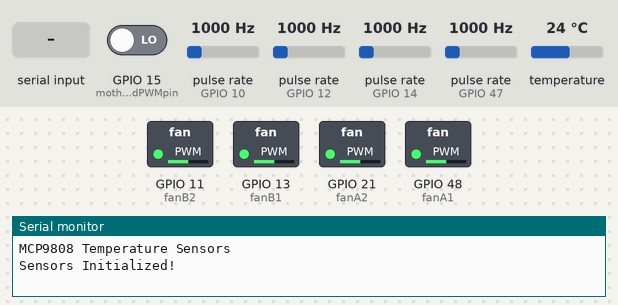
The program below on a simulated ESP32-S3. Shown: switched loads named in the program (green lamp = pin HIGH), the last lines printed to the serial monitor. Wiring (inferred from the names in the program): 4 × pulse sensor: data GPIO 10 / data GPIO 12 / data GPIO 14 / data GPIO 47; MCP9808 temperature sensor at I2C address 0x18. Inputs (shaded band) come from the test bench; at power-on: temperature 24 °C, GPIO 15 (motherboardPWMpin) LOW, pulse rate (sensors on GPIO 10, GPIO 12, GPIO 14, GPIO 47) 1000 Hz.

Above: at 2.2 s.
2.3 s: "continuous\n" received over Serial
At 4.4 s:
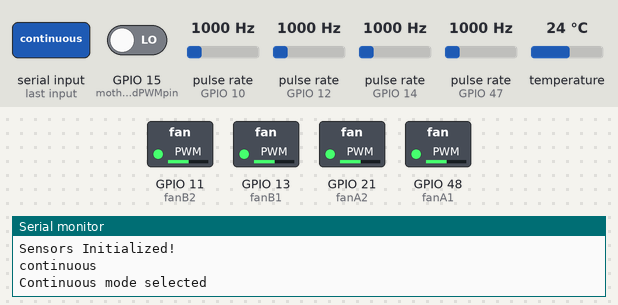
5.5 s: temperature set to 33 °C
At 7.6 s:
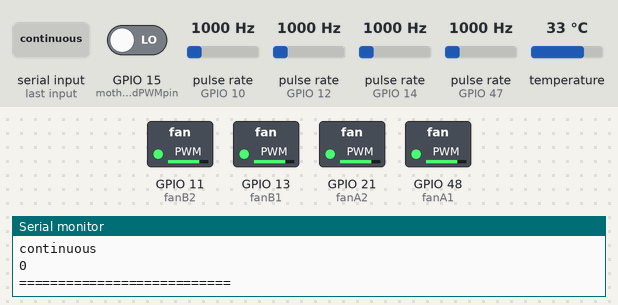
8.5 s: "switch\n" received over Serial
At 11.1 s:
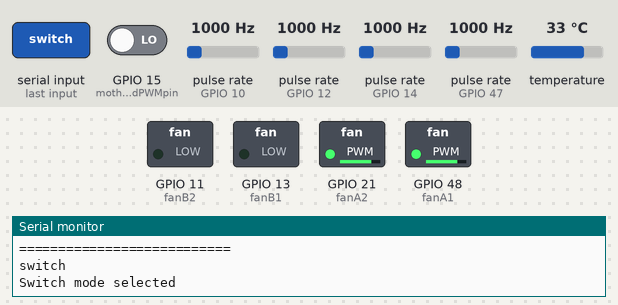
11.5 s: temperature set to 12 °C
At 14.2 s:
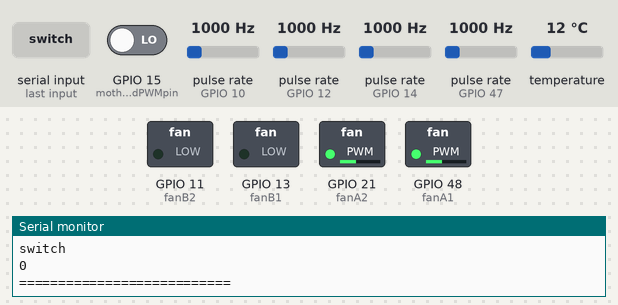
14.5 s: temperature set to 28 °C
At 22.8 s:
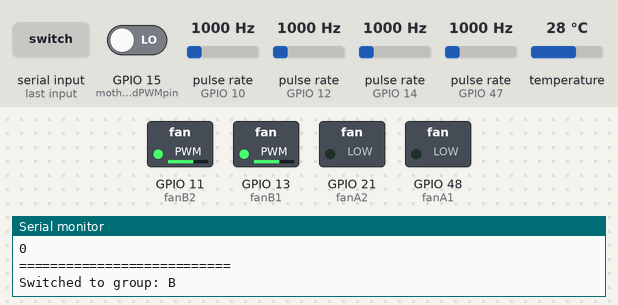
23.1 s: temperature set to 19 °C
At 26.4 s:
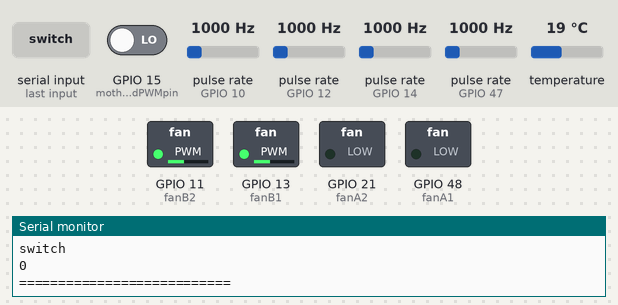
Timing chart, 0 to 44.6 s (numbered marks = the images above; inputs shaded):
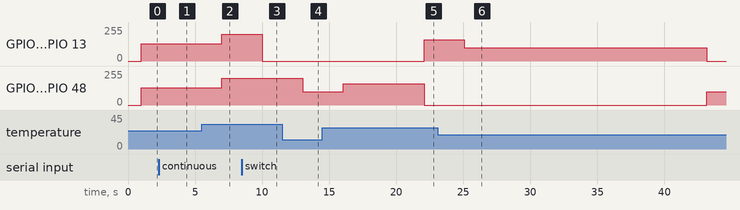

The program:

main.cpp
```cpp
// please run the code in PlatformIO

#include <Arduino.h>
#include <Wire.h>

// Define the I2C addresses of the two sensors
#define SENSOR1_ADDR 0x18
#define SENSOR2_ADDR 0x18 // Same address for both sensors, but on different buses

const int fanA1 = 48;           // PWM Fan A1 pin
const int fanA2 = 21;           // PWM Fan A2 pin
const int fanB1 = 13;           // PWM Fan B1 pin
const int fanB2 = 11;           // PWM Fan B2 pin
const int tachoA1 = 47;         // Tacho for Fan A1
const int tachoA2 = 14;         // Tacho for Fan A2
const int tachoB1 = 12;         // Tacho for Fan B1
const int tachoB2 = 10;         // Tacho for Fan B2
const int pwmChannel0 = 0;      // Define a PWM channel (0-15 available on ESP32-S3)
const int pwmChannel1 = 1;      // Define a PWM channel (0-15 available on ESP32-S3)
const int pwmFrequency = 25000; // 25kHz for fan PWM control
const  int pwmResolution = 8;    // 8-bit resolution (0-255)
int fanSpeedA = 128;            // Start with 50% duty cycle
int fanSpeedB = 128;
const int motherboardPWMpin = 15;

// Motherboard PWM signal threshold (microseconds) to detect active signal
unsigned long motherboardPwmThreshold = 70; // Adjust as needed based on motherboard PWM signal
unsigned long Mpwm;

// Timing variables
unsigned long previousMillis = 0; // Stores the last time group switched
unsigned long interval;           // Interval in milliseconds
int hours, minutes, seconds;

// Variables to store RPM
volatile int rpmA1 = 0;
volatile int rpmA2 = 0;
volatile int rpmB1 = 0;
volatile int rpmB2 = 0;

bool groupAActive = true;      // Flag to determine which group is active
unsigned long lastRpmTime = 0; // Stores last time RPM was calculated

unsigned long calculatedRPM1 = 0;
unsigned long calculatedRPM2 = 0;

String mode = "switch";

// Create I2C buses for the two sensors
TwoWire I2C_1 = TwoWire(0); // First I2C bus (pins 4, 5)
TwoWire I2C_2 = TwoWire(1); // Second I2C bus (pins 6, 7)

// Function to convert milliseconds to hours, minutes, and seconds
void millisToHMS(unsigned long millis, int &hours, int &minutes, int &seconds)
{
    seconds = millis / 1000; // Convert milliseconds to seconds
    minutes = seconds / 60;  // Convert seconds to minutes
    hours = minutes / 60;    // Convert minutes to hours
    seconds %= 60;           // Get remaining seconds
    minutes %= 60;           // Get remaining minutes
}

// Function to set the interval and save it to EEPROM
void setInterval(unsigned long newInterval)
{
    interval = newInterval;
    // EEPROM.put(0, interval);  // Store the new interval in EEPROM
}

// Function to set fan speeds based on temperature
void switchMode(float tempA, float tempB)
{
    int fanSpeedA = 0;
    int fanSpeedB = 0;
    if (groupAActive)
    {
        if (Mpwm > tempA)
        {
            fanSpeedA = map(Mpwm, 0, 100, 0, 255);
        }
        else
        {
            fanSpeedA = map(tempA, 20, 40, 100, 255);
            fanSpeedA = constrain(fanSpeedA, 100, 255);
        }
        calculatedRPM1 = map(fanSpeedA, 0, 255, 0, 3000);
        calculatedRPM2 = 0;
        // Control fans for group A
        ledcWrite(pwmChannel0, fanSpeedA);
        ledcWrite(pwmChannel0, fanSpeedA);

        // Turn off fans for group B
        ledcWrite(pwmChannel1, 0);
        ledcWrite(pwmChannel1, 0);
    }
    else
    {
        if (Mpwm > tempB)
        {
            fanSpeedB = map(Mpwm, 0, 100, 0, 255);
        }
        else
        {
            fanSpeedB = map(tempB, 20, 40, 100, 255);
            fanSpeedB = constrain(fanSpeedB, 100, 255);
        }
        calculatedRPM2 = map(fanSpeedB, 0, 255, 0, 3000);
        calculatedRPM1 = 0;

        // Control fans for group B
        ledcWrite(pwmChannel1, fanSpeedB);
        ledcWrite(pwmChannel1, fanSpeedB);

        // Turn off fans for group A
        ledcWrite(pwmChannel0, 0);
        ledcWrite(pwmChannel0, 0);
    }
}

void continuousMode(float tempA, float tempB)
{
    int fanSpeedA;
    int fanSpeedB;
    if (Mpwm > tempA && Mpwm > tempB)
    {
        fanSpeedA = fanSpeedB = map(Mpwm, 0, 100, 0, 255);
    }
    else
    {
        fanSpeedA = map(tempA, 20, 40, 100, 255);
        fanSpeedA = constrain(fanSpeedA, 100, 255);

        fanSpeedB = map(tempB, 20, 40, 100, 255);
        fanSpeedB = constrain(fanSpeedB, 100, 255);
    }
    calculatedRPM1 = map(fanSpeedA, 0, 255, 0, 3000);
    calculatedRPM2 = map(fanSpeedB, 0, 255, 0, 3000);

    // Control fans for group A
    ledcWrite(pwmChannel0, fanSpeedA);
    ledcWrite(pwmChannel0, fanSpeedA);

    // Control fans for group B
    ledcWrite(pwmChannel1, fanSpeedB);
    ledcWrite(pwmChannel1, fanSpeedB);
}

// Interrupt service routines for tachometers
void rpmA1ISR()
{
    rpmA1 = rpmA1 + 1;
}
void rpmA2ISR()
{
    rpmA2 = rpmA2 + 1;
}
void rpmB1ISR()
{
    rpmB1 = rpmB1 + 1;
}
void rpmB2ISR()
{
    rpmB2 = rpmB2 + 1;
}

float readTemperature(TwoWire &i2cBus, uint8_t address)
{
    i2cBus.beginTransmission(address);
    i2cBus.write(0x05); // Point to the temperature register
    i2cBus.endTransmission();

    i2cBus.requestFrom(static_cast<uint8_t>(address), static_cast<uint8_t>(2));  // Read 2 bytes (MSB and LSB)


    if (i2cBus.available() == 2)
    {
        byte msb = i2cBus.read(); // Read most significant byte
        byte lsb = i2cBus.read(); // Read least significant byte

        int temp = ((msb & 0x1F) << 8) | lsb;
        return temp * 0.0625; // Convert to Celsius
    }
    return -1000; // Error value if not available
}

bool initializeSensor(TwoWire &i2cBus, uint8_t address)
{
    i2cBus.beginTransmission(address);
    return i2cBus.endTransmission() == 0; // Return true if no error
}

void setup()
{
    Serial.begin(115200);
    Serial1.begin(115200, SERIAL_8N1, 18, 17);
    I2C_1.begin(4, 5); // First I2C bus (pins 4, 5)
    I2C_2.begin(6, 7); // Second I2C bus (pins 6, 7)

    delay(1000); // Wait for serial monitor to start
    Serial.println("MCP9808 Temperature Sensors");

    // Initialize both sensors
    if (!initializeSensor(I2C_1, SENSOR1_ADDR))
    {
        Serial.println("Couldn't connect to Sensor 1");
        while (1)
            ;
    }

    if (!initializeSensor(I2C_2, SENSOR2_ADDR))
    {
        Serial.println("Couldn't connect to Sensor 2");
        while (1)
            ;
    }

    // Initialize fan pins as outputs
    pinMode(fanA1, OUTPUT);
    pinMode(fanA2, OUTPUT);
    pinMode(fanB1, OUTPUT);
    pinMode(fanB2, OUTPUT);

    // Initialize tachometer pins as inputs
    pinMode(tachoA1, INPUT);
    pinMode(tachoA2, INPUT);
    pinMode(tachoB1, INPUT);
    pinMode(tachoB2, INPUT);

    Serial.println("Sensors Initialized!");

    pinMode(motherboardPWMpin, INPUT);

    // PWM Setup with ESP32-S3 3.x API
    ledcSetup(pwmChannel0, pwmFrequency, pwmResolution); // Configure PWM channel
    ledcAttachPin(fanA1, pwmChannel0);                   // Attach PWM channel to GPIO pin
    ledcAttachPin(fanA2, pwmChannel0);                   // Attach PWM channel to GPIO pin
    ledcWrite(pwmChannel0, fanSpeedA);                   // Set initial duty cycle to 50%

    ledcSetup(pwmChannel1, pwmFrequency, pwmResolution); // Configure PWM channel
    ledcAttachPin(fanB1, pwmChannel1);                   // Attach PWM channel to GPIO pin
    ledcAttachPin(fanB2, pwmChannel1);                   // Attach PWM channel to GPIO pin
    ledcWrite(pwmChannel1, fanSpeedB);                   // Set initial duty cycle to 50%

    // Attach interrupts for tachometer readings
    attachInterrupt(digitalPinToInterrupt(tachoA1), rpmA1ISR, RISING);
    attachInterrupt(digitalPinToInterrupt(tachoA2), rpmA2ISR, RISING);
    attachInterrupt(digitalPinToInterrupt(tachoB1), rpmB1ISR, RISING);
    attachInterrupt(digitalPinToInterrupt(tachoB2), rpmB2ISR, RISING);
    // Read the interval from EEPROM on startup
    interval = 20000;
    // EEPROM.get(0, interval);  // Default to 50 seconds if invalid
    setInterval(interval); // Save the default interval to EEPROM
}

void loop()
{
    // Read and print temperature for both sensors

    delay(1000); // Wait before reading again

    // Read motherboard PWM signal
    int highTime = pulseIn(motherboardPWMpin, HIGH);
    int lowTime = pulseIn(motherboardPWMpin, LOW);
    int cycleTime = highTime + lowTime;

    if (cycleTime > 0)
    {
        Mpwm = (100 * highTime) / cycleTime; // Calculate the PWM percentage
    }
    else
    {
        Mpwm = 0; // Set to 0 if there's no valid pulse
    }

    // Check if motherboard PWM signal is active

    unsigned long currentMillis = millis();

    // Read from serial to set new interval

    if (Serial.available())
    {
        String input = Serial.readStringUntil('\n'); // Read input until a new line
        Serial.println(input);

        // Attempt to convert the input to an integer
        bool isNumber = true;
        for (unsigned int i = 0; i < input.length(); i++)
        {
            if (!isDigit(input[i]))
            {
                isNumber = false;
                break;
            }
        }

        if (isNumber)
        {
            // If the input is a number, convert it and process it as an interval
            unsigned long newInterval = input.toInt(); // Convert input to int
            if (newInterval >= 10000)
            {                             // Validate the new interval (1 sec - 60 sec)
                setInterval(newInterval); // Update and save the new interval
                Serial.print("Interval updated to: ");
                Serial.println(newInterval); // Print the updated interval
            }
            else
            {
                Serial.println("Invalid interval. Please enter a value above 10sec");
                Serial.println(newInterval);
            }
        }
        else
        {
            // If the input is not a number, check for specific commands like "switch" or "continuous"
            input.trim(); // Remove any trailing whitespace/newlines
            if (input == "switch")
            {
                Serial.println("Switch mode selected");
                mode = "switch";
                // Add logic to handle "switch" command
            }
            else if (input == "continuous")
            {
                Serial.println("Continuous mode selected");
                mode = "continuous";
                // Add logic to handle "continuous" command
            }
            else
            {
                Serial.print("Unknown command: ");
            }
        }
    }

    // Get temperatures
    float tempA = readTemperature(I2C_1, SENSOR1_ADDR);
    float tempB = readTemperature(I2C_2, SENSOR2_ADDR);

    if (mode == "switch")
    {
        // Check if it's time to switch groups
        if (currentMillis - previousMillis >= interval)
        {
            previousMillis = currentMillis; // Save the last switch time
            groupAActive = !groupAActive;   // Toggle active group
            Serial.print("Switched to group: ");
            Serial.println(groupAActive ? "A" : "B"); // Debug output
            Serial1.print("Switched to group: ");
            Serial1.println(groupAActive ? "A" : "B");
        }
        switchMode(tempA, tempB);
    }
    else if (mode == "continuous")
    {
        continuousMode(tempA, tempB);
    }

    // RPM outputs
    if (currentMillis - lastRpmTime >= 5000)
    { // Update every 5 seconds
        lastRpmTime = currentMillis;
        Serial.println("===========================");
        Serial.print("Temperature A: ");
        Serial.print(tempA);
        Serial.print(" °C, Temperature B: ");
        Serial.print(tempB);
        Serial.println(" °C");
        Serial.print("RPM A1: ");
        Serial.println(calculatedRPM1);
        Serial.print("RPM A2: ");
        Serial.println(calculatedRPM1);
        Serial.print("RPM B1: ");
        Serial.println(calculatedRPM2);
        Serial.print("RPM B2: ");
        Serial.println(calculatedRPM2);
        Serial.print("Seconds: ");
        Serial.println(interval);
        Serial.println(mode);
        Serial.println(Mpwm);

        Serial.println("===========================");

        Serial1.println("===========================");
        Serial1.println("this is serial 1");
        Serial1.print("Temperature A: ");
        Serial1.print(tempA);
        Serial1.print(" °C, Temperature B: ");
        Serial1.print(tempB);
        Serial1.println(" °C");
        Serial1.print("RPM A1: ");
        Serial1.println(calculatedRPM1);
        Serial1.print("RPM A2: ");
        Serial1.println(calculatedRPM1);
        Serial1.print("RPM B1: ");
        Serial1.println(calculatedRPM2);
        Serial1.print("RPM B2: ");
        Serial1.println(calculatedRPM2);
        Serial1.print("Seconds: ");
        Serial1.println(interval);
        Serial1.println(mode);
        Serial1.println("===========================");
    }
}
```

Measured:
- after the input at 2.3 s, GPIO 11 (fanB2), GPIO 13 (fanB1): 128/255 → 130/255 after 1.7 s
- after the input at 5.5 s, GPIO 11 (fanB2), GPIO 13 (fanB1), GPIO 21 (fanA2), GPIO 48 (fanA1): 130/255 → 199/255 after 1.5 s
- after the input at 8.5 s, GPIO 11 (fanB2), GPIO 13 (fanB1): 199/255 → 0/255 after 1.5 s
- after the input at 11.5 s, GPIO 21 (fanA2), GPIO 48 (fanA1): 199/255 → 100/255 after 1.5 s
- after the input at 14.5 s, GPIO 11 (fanB2), GPIO 13 (fanB1): 0/255 → 161/255 after 7.6 s; GPIO 21 (fanA2), GPIO 48 (fanA1): 100/255 → 161/255 after 1.6 s, → 0/255 6.0 s later
- after the input at 23.1 s, GPIO 11 (fanB2), GPIO 13 (fanB1): 161/255 → 100/255 after 2.0 s, → 0/255 18.1 s later; GPIO 21 (fanA2), GPIO 48 (fanA1): 0/255 → 100/255 after 20.1 s
